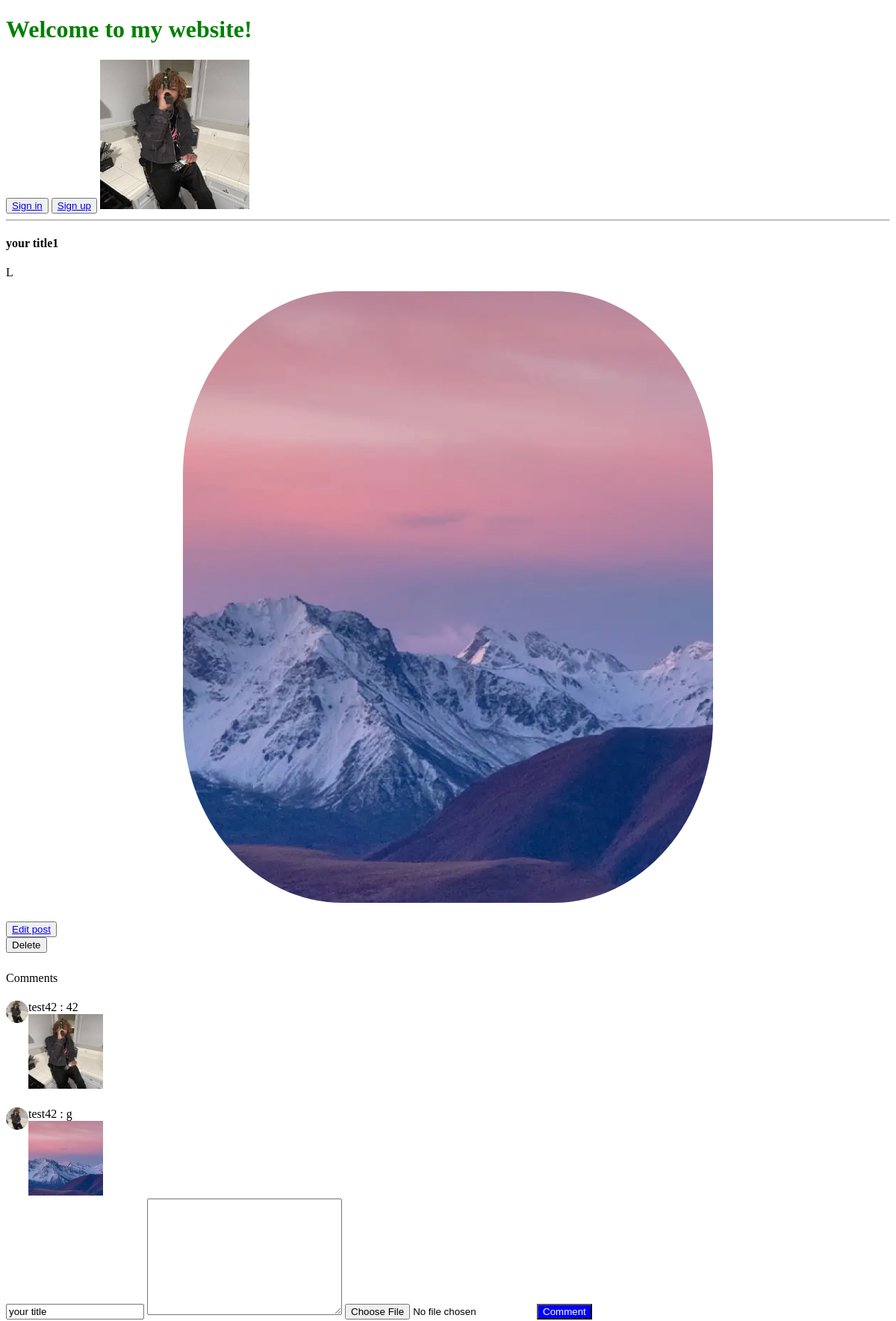
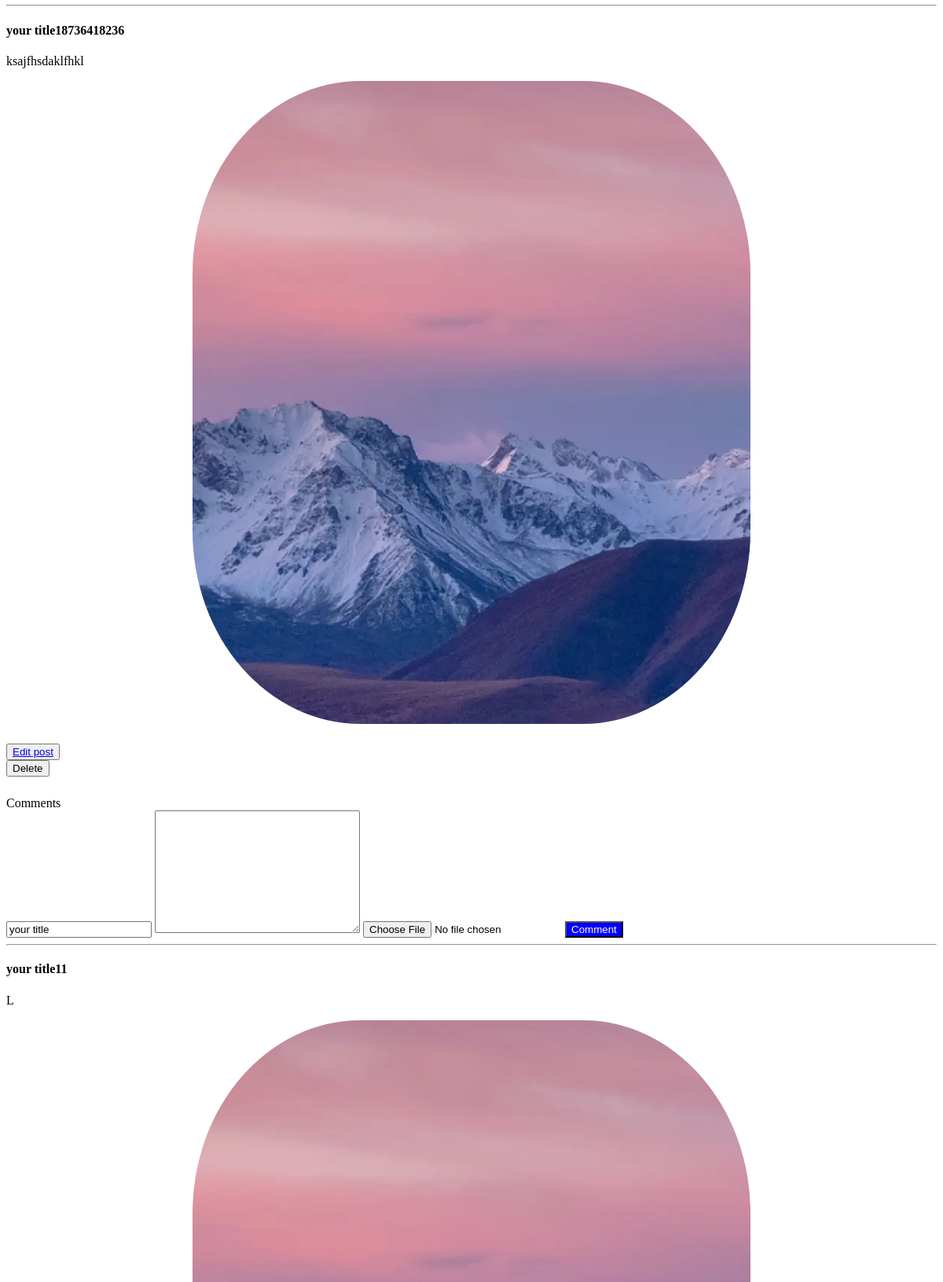
The page / (upper part) on the database its author committed (2 pictures, top to bottom).
### utils/models.py (models this page shows, shortened)
class Post(Base):
    __tablename__ = "posts"
    id = Column(Integer, primary_key=True)
    title= Column(String(120), nullable=False)
    text = Column(Text())
    author = Column(Integer, ForeignKey(User.id), nullable=True)
    user = relationship("User", back_populates="posts")
    image = Column(String(120), nullable=True)
    comments = relationship("Comment", back_populates="posts")

class Comment(Base):
    __tablename__ = "comments"
    id = Column(Integer, primary_key=True)
    text = Column(Text())
    author = Column(Integer, ForeignKey(User.id), nullable=True)
    user = relationship("User", back_populates="comments")
    posts = relationship("Post", back_populates="comments")
    image = Column(String(120), nullable=True)
    post = Column(Integer, ForeignKey(Post.id), nullable=True)

class User(Base):
    __tablename__ = 'users'
    id = Column(Integer, primary_key=True)
    username = Column(String(50), unique=True)
    email = Column(String(120), unique=True)
    password = Column(String(50), nullable=False)
    avatar = Column(String(120), nullable=True)
    posts = relationship("Post", back_populates="user")
    comments = relationship("Comment", back_populates="user")

### blog2.py (the view)
@app.route("/", methods=["GET", "POST"])
def index():
     posts = Post.query.all()
     comments = Comment.query.all()
     return render_template("index.html", posts=posts,comments=comments)

### blog2.py (called while the page is built)
@app.before_request
def load_user() -> None:
     user_id = session.get("user_id")
     if user_id is None:
          g.user = None
     else:
          g.user = User.query.filter(User.id == session["user_id"]).first()

@app.teardown_appcontext
def shutdown_session(exception=None):
     db_session.remove()

### templates/index.html (shortened to what this page needs)
{% extends 'base.html' %}
{% block content %}
<h1>Welcome to my website!</h1>
<button type="submit"><a href="{{url_for('login')}}">Sign in</a></button>
<button type="submit"><a href="{{url_for('register')}}">Sign up</a></button>
<img src="{{ url_for('download_file', name='linchik.jpg') }}" alt="" height="200px" width="200px">
<hr>
    {% for post in posts %}
    <h4>{{ post.title }}</h4>
    <p>{{ post.text }}</p>
    {% if post.image %}<img src="{{ url_for('download_file', name=post.image) }}" alt="" height="350px" width="300px" class="image">{% endif %}
    <h6>
      <button type="submit"><a href="{{url_for('edit', id=post.id)}}">Edit post</a></button>
      <form action="{{url_for('delete', id=post.id)}}" method="post">
        <button type="submit">Delete</button>
      </form>
    </h6>
    <h7>Comments</h7>
    {% for comment in comments %}
      {% if comment.post == post.id %}
      <div>{% if comment.user.avatar %}<h2><img src="{{ url_for('download_file', name=comment.user.avatar) }}" alt="" height="30px" width="30px" class="avatar" ></h2>{% endif %}
          <h4>{{ comment.title }}</h4>{{ comment.user.username }} : {{ comment.text }}</div>
          {% if comment.image %}<img src="{{ url_for('download_file', name=comment.image) }}" alt="" height="100px" width="100px">{% endif %}
      {% endif %}
    {% endfor %}
<form method="post" action="{{ url_for('comment', id=post.id) }}" enctype="multipart/form-data">
      <input type="text" name="title" value="your title" minlength="6">
      <textarea name="text" rows="10" cols="30"></textarea>
      <input type=file name=file>
      <button type="submit" style="background-color: blue; color: white;">Comment</button>
    </form>
    <hr>
    {% endfor %}
{% endblock %}

### templates/base.html (shortened to what this page needs)
<!DOCTYPE html>
<html lang="en">
<head>
    <link rel="stylesheet" href="{{ url_for('static', filename='style.css') }}">
</head>
<body>
    {% block content %}{% endblock %}
</body>
</html>

### static/style.css (style rules this page uses)
h1 { color: green; }
.avatar { border-radius: 50%; }
.image { border-radius: 30%; display: block; margin-left: auto; margin-right: auto; width: 60%; height: 60%; }
div img { float:left; clear:both; }

### rows shown on the page
Post: title "your title1", text "L", image (picture)
Comment: avatar (picture), user.username "test42", text "42", image (picture)
Comment: avatar (picture), user.username "test42", text "g", image (picture)
Post: title "your title18736418236", text "ksajfhsdaklfhkl", image (picture)
Post: title "your title11", text "L", image (picture)
